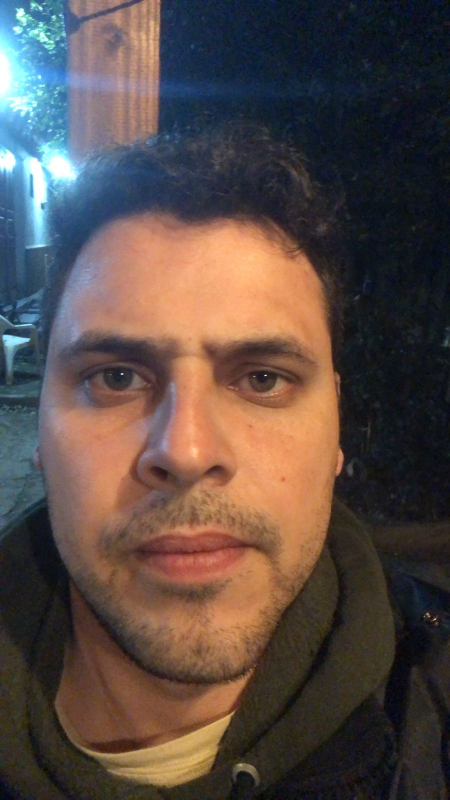
#> input picture input_images/brianh.jpeg, 900 x 1600 px, found by its file name (shown at 1/2 size); its folder holds only this picture in this run
$ python extracting_faces.py
#> lines starting #> are read from the running program, lines starting #| are printed output that depends on the picture
import cv2
import os
def _resolve_haarcascade():
     """Devuelve la ruta del haarcascade_frontalface_default.xml en instalaciones típicas.
     Compatible con conda-forge (macOS/Windows/Linux) y Homebrew.
     """
     filename = "haarcascade_frontalface_default.xml"
     candidates = []
     # 1) Si cv2.data existe
     try:
          data_dir = cv2.data.haarcascades  # type: ignore[attr-defined]
          candidates.append(os.path.join(data_dir, filename))
     except Exception:
          pass
     # 2) Junto al paquete cv2 (a veces existe carpeta data/)
     candidates.append(os.path.join(os.path.dirname(cv2.__file__), "data", filename))
     # 3) Instalaciones conda-forge
     conda_prefix = os.environ.get("CONDA_PREFIX", "")
     if conda_prefix:
          candidates.append(os.path.join(conda_prefix, "share", "opencv4", "haarcascades", filename))
          candidates.append(os.path.join(conda_prefix, "share", "opencv", "haarcascades", filename))
          candidates.append(os.path.join(conda_prefix, "etc", "haarcascades", filename))
     # 4) Rutas de sistema comunes (Linux/macOS/Homebrew)
     candidates.extend([
          "/usr/share/opencv4/haarcascades/" + filename,
          "/usr/local/share/opencv4/haarcascades/" + filename,
          "/opt/homebrew/opt/opencv/share/opencv4/haarcascades/" + filename,
     ])
     for path in candidates:
          if path and os.path.exists(path):
               return path
     raise FileNotFoundError(
          "No se encontró el clasificador Haar. Instala opencv con conda-forge o especifica la ruta manualmente."
     )

imagesPath = os.path.join(os.path.curdir, "input_images")
if not os.path.exists("faces"):
     os.makedirs("faces")
     print("Nueva carpeta: faces")
# Detector facial
faceClassif = cv2.CascadeClassifier(_resolve_haarcascade())
for imageName in os.listdir(imagesPath):
     print(imageName)
     image = cv2.imread(os.path.join(imagesPath, imageName))
#> image is the input picture: shape (1600, 900, 3); mean B, G, R 70.3, 75.4, 89.3
     if image is None:
          raise ValueError(f"Error al leer la imagen: {imageName}")
     gray = cv2.cvtColor(image, cv2.COLOR_BGR2GRAY)
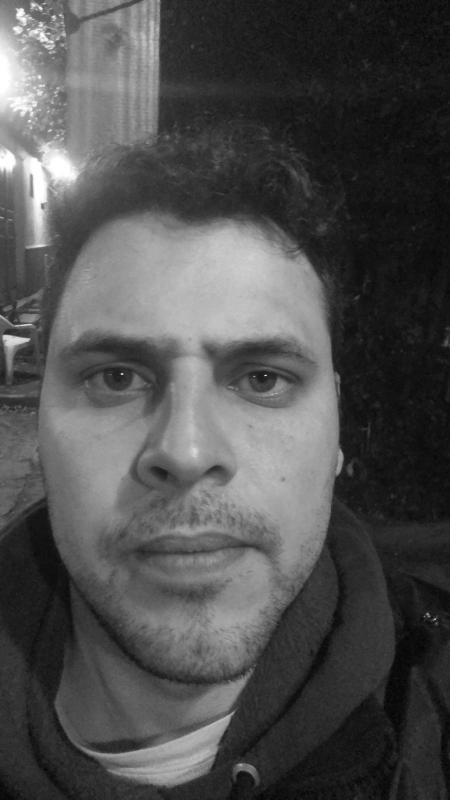
#> gray: shape (1600, 900) (shown at 1/2 size); min 1, max 255, mean 79
     faces = faceClassif.detectMultiScale(gray, 1.1, 5)
#> faces = [[52, 492, 688, 688]]
     if len(faces) == 0:
          continue
     base_name = os.path.splitext(imageName)[0]
     for i, (x, y, w, h) in enumerate(faces):
          #cv2.rectangle(image, (x, y), (x + w, y + h), (0, 255, 0), 2)
          face = image[y:y + h, x:x + w]
          face = cv2.resize(face, (150, 150))
          out_name = f"{base_name}.jpg" if len(faces) == 1 else f"{base_name}_{i}.jpg"
          cv2.imwrite(os.path.join("faces", out_name), face)
#> this loop made 1 pass
#> pass 1, `face = image[y:y + h, x:x + w]`:
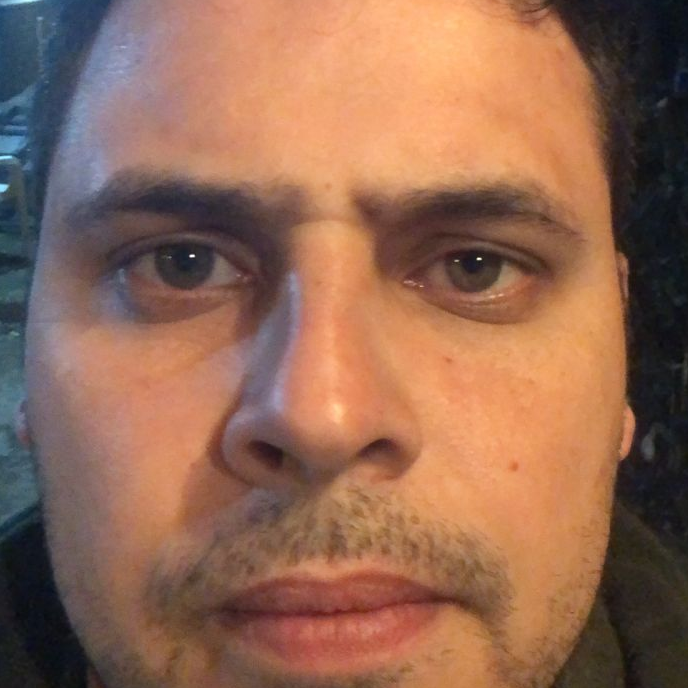
#> face: shape (688, 688, 3); mean B, G, R 83.4, 104.3, 146.2
          # [5 lines of commented-out code are left out]

$ run again, on input_images/brianv.jpeg
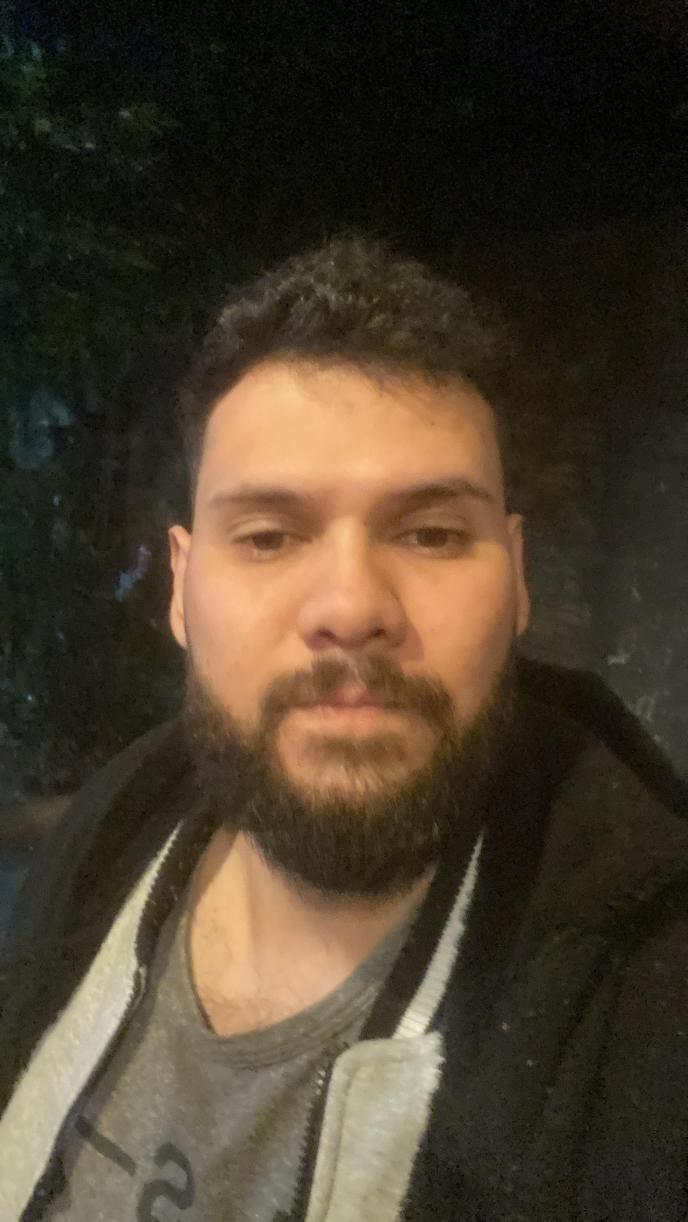
#> input picture input_images/brianv.jpeg, 2062 x 3664 px, found by its file name (shown at 1/3 size)
#> image is the input picture: shape (3664, 2062, 3); mean B, G, R 44.9, 61.2, 73.3
#> `gray = cv2.cvtColor(image, cv2.COLOR_BGR2GRAY)`:
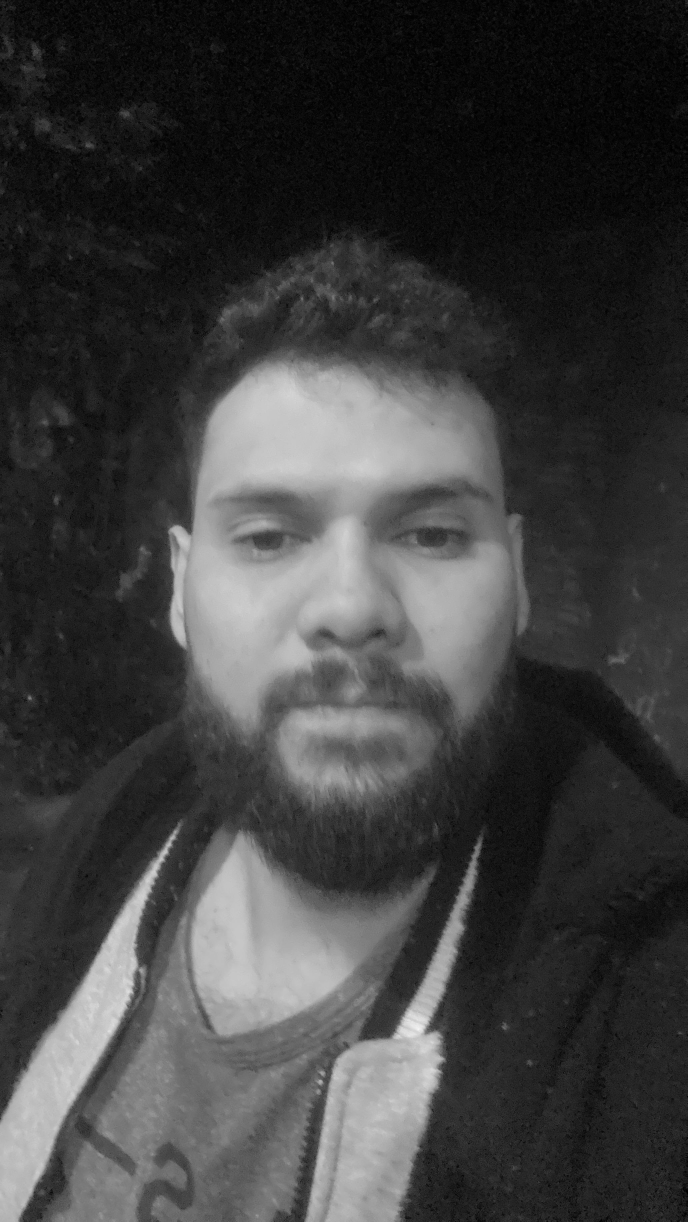
#> gray: shape (3664, 2062) (shown at 1/3 size); min 0, max 247, mean 63
#> faces = [[395, 1082, 1298, 1298]]
#> the loop `for i, (x, y, w, h) in enumerate(faces):` made 1 pass
#> pass 1, `face = cv2.resize(face, (150, 150))`:
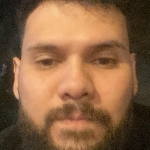
#> face: shape (150, 150, 3); mean B, G, R 68.1, 99.9, 138.9

$ run again, on input_images/carlos.jpeg
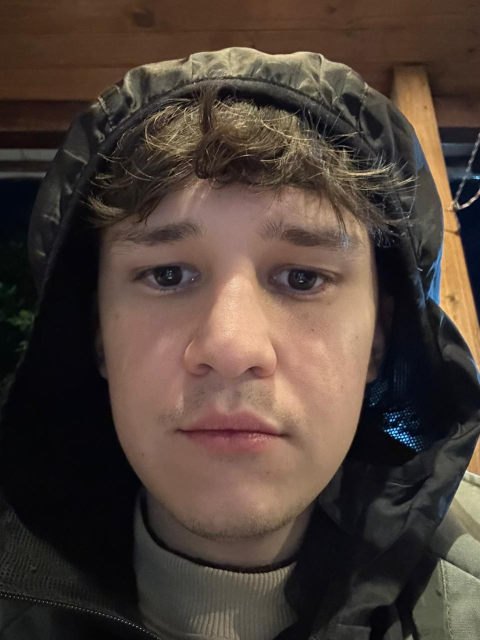
#> input picture input_images/carlos.jpeg, 960 x 1280 px, found by its file name (shown at 1/2 size)
#> image is the input picture: shape (1280, 960, 3); mean B, G, R 56, 64.1, 78.1
#> `gray = cv2.cvtColor(image, cv2.COLOR_BGR2GRAY)`:
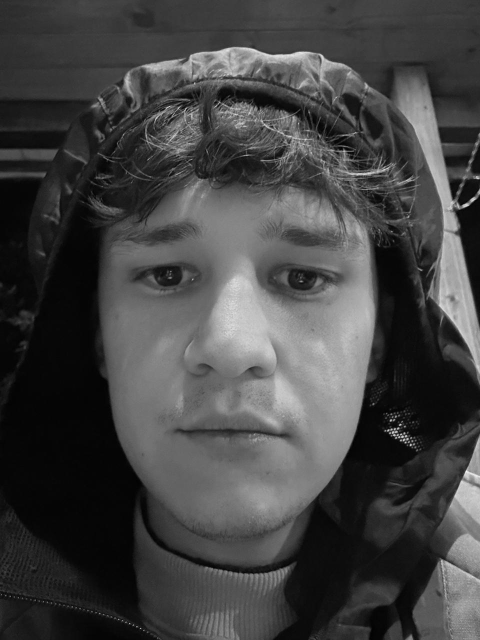
#> gray: shape (1280, 960) (shown at 1/2 size); min 0, max 254, mean 67.4
#> faces = [[98, 287, 738, 738]]
#> the loop `for i, (x, y, w, h) in enumerate(faces):` made 1 pass
#> pass 1, `face = cv2.resize(face, (150, 150))`:
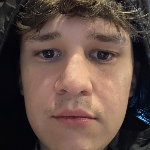
#> face: shape (150, 150, 3); mean B, G, R 68.6, 76.7, 97.2
